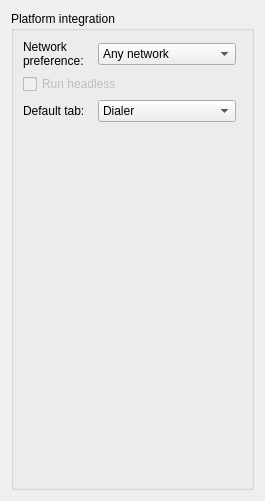
       <widget class="QWidget" name="pagePlatform">
        <layout class="QGridLayout" name="gridLayout_20">
         <item row="0" column="0">
          <widget class="QGroupBox" name="groupBox_4">
           <property name="title">
            <string>Platform integration</string>
           </property>
           <layout class="QGridLayout" name="gridLayout_19">
            <item row="0" column="0">
             <layout class="QGridLayout" name="gridLayout_18" columnstretch="1,2,0">
              <item row="0" column="0">
               <widget class="QLabel" name="label_4">
                <property name="text">
                 <string>Network preference:</string>
                </property>
                <property name="wordWrap">
                 <bool>true</bool>
                </property>
               </widget>
              </item>
              <item row="1" column="0" colspan="3">
               <widget class="QCheckBox" name="chkbHeadless">
                <property name="enabled">
                 <bool>false</bool>
                </property>
                <property name="text">
                 <string>Run headless</string>
                </property>
               </widget>
              </item>
              <item row="0" column="1">
               <widget class="StyledComboBox" name="cbNetPref">
                <item>
                 <property name="text">
                  <string>Any network</string>
                 </property>
                </item>
                <item>
                 <property name="text">
                  <string>Wi-fi only</string>
                 </property>
                </item>
                <item>
                 <property name="text">
                  <string>Cellular only</string>
                 </property>
                </item>
               </widget>
              </item>
              <item row="2" column="0">
               <widget class="QLabel" name="label_6">
                <property name="text">
                 <string>Default tab:</string>
                </property>
               </widget>
              </item>
              <item row="2" column="1">
               <widget class="StyledComboBox" name="cbDefaultTab">
                <property name="currentIndex">
                 <number>1</number>
                </property>
                <item>
                 <property name="text">
                  <string>Calls</string>
                 </property>
                </item>
                <item>
                 <property name="text">
                  <string>Dialer</string>
                 </property>
                </item>
                <item>
                 <property name="text">
                  <string>Contacts</string>
                 </property>
                </item>
                <item>
                 <property name="text">
                  <string>History</string>
                 </property>
                </item>
                <item>
                 <property name="text">
                  <string>Accounts</string>
                 </property>
                </item>
               </widget>
              </item>
             </layout>
            </item>
            <item row="1" column="0">
             <spacer name="verticalSpacer_5">
              <property name="orientation">
               <enum>Qt::Vertical</enum>
              </property>
              <property name="sizeHint" stdset="0">
               <size>
                <width>20</width>
                <height>356</height>
               </size>
              </property>
             </spacer>
            </item>
           </layout>
          </widget>
         </item>
        </layout>
       </widget>
